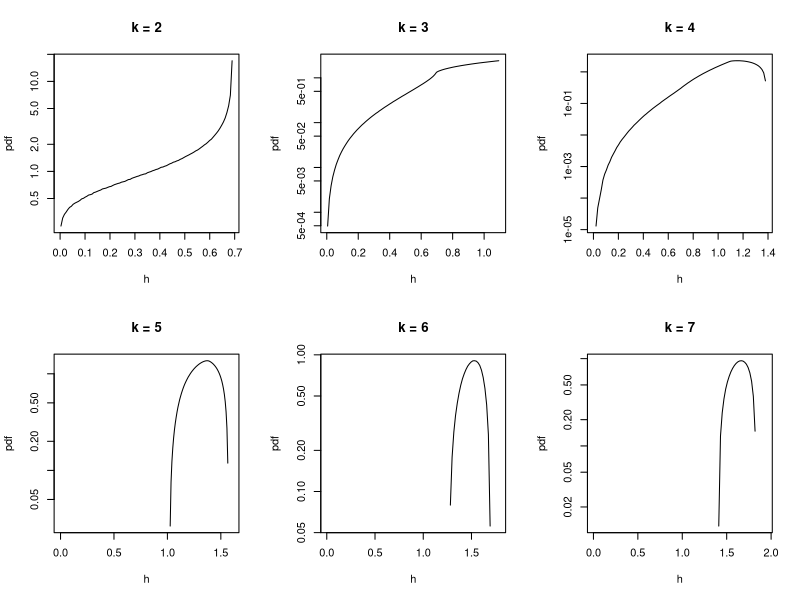

Source code (R):

t2 <- read.table("entropy-approximation-2.csv")
t3 <- read.table("entropy-approximation-3.csv")
t4 <- read.table("entropy-approximation-4.csv")
t5 <- read.table("entropy-approximation-5.csv")
t6 <- read.table("entropy-approximation-6.csv")
t7 <- read.table("entropy-approximation-7.csv")
#t50 <- read.table("entropy-approximation-50.csv")

par(mfrow=c(2,3))
plot(t2, type="l", log="y", xlab="h", ylab="pdf", main="k = 2")
plot(t3, type="l", log="y", xlab="h", ylab="pdf", main="k = 3")
plot(t4, type="l", log="y", xlab="h", ylab="pdf", main="k = 4")
plot(t5, type="l", log="y", xlab="h", ylab="pdf", main="k = 5")
plot(t6, type="l", log="y", xlab="h", ylab="pdf", main="k = 6")
plot(t7, type="l", log="y", xlab="h", ylab="pdf", main="k = 7")
#plot(t50, type="l", log="y", xlab="h", ylab="pdf", main="k = 50")
